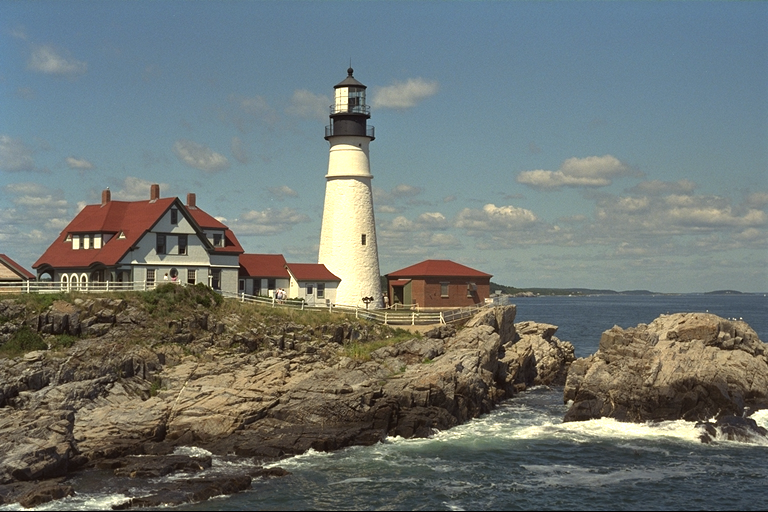
#> input picture lesson_1/data/kodim21.png, 768 x 512 px
$ jupyter execute ColorSpaces.ipynb
#> lines starting #> are read from the running program, lines starting #| are printed output that depends on the picture; after the words box and inside, x2 and y2 are one past the last pixel; in counts of white or black regions, pixels touching at a corner belong together
## Introduction to Digital Image Processing with Python
The most fundamental libraries we will be using throughout the entire course are:
* **OpenCV**
 * For loading, saving and manipulating images and videos.
* **numpy**
 * Powerful tool for working with (multidimensional) matrices (which are mathematical representations of digital images and videos).
* **matplotlib**
 * Library for easy plotting (figures, plots, images, etc.).

In this notebook we will cover:
* Loading and displaying an image, and why OpenCV uses **BGR** instead of RGB.
* Converting between colour spaces: BGR &harr; RGB, grayscale, HSV and CIELAB.
* Basic array **slicing** to crop an image.
* Alternative image-loading libraries (Pillow).
* Why RGB is not a *perceptual* colour space, using an RGB vs CIELAB comparison.

[cell 1]
import cv2
import numpy as np
from matplotlib import pyplot as plt
plt.rcParams['figure.figsize'] = [10, 5]

Let's start by loading and plotting an image.

By default `cv2.imread` returns a 3-channel colour image. A flag can change this, e.g. `cv2.imread(path, cv2.IMREAD_GRAYSCALE)` loads the image directly as grayscale, and `cv2.IMREAD_UNCHANGED` keeps an alpha channel if the file has one.

[cell 2]
img = cv2.imread('data/kodim21.png')
#> img is the input picture: shape (512, 768, 3); mean B, G, R 114.5, 118, 111.6
plt.imshow(img)
print('Image shape (rows, cols, channels):', img.shape)
#| Image shape (rows, cols, channels): (512, 768, 3)

**Important**: For historical reasons, OpenCV loads images in **BGR** colour space (not RGB!). We need to manually change the order of colour channels.

[cell 3]
rows, cols, channels = img.shape
#> rows = 512; cols = 768; channels = 3
img_rgb = np.zeros_like(img)

for r in range(rows):
    for c in range(cols):
        pixel = img[r, c, :]
        img_rgb[r, c, 0] = pixel[2]
        img_rgb[r, c, 1] = pixel[1]
        img_rgb[r, c, 2] = pixel[0]

plt.imshow(img_rgb)

The loop above is easy to read but slow: it runs in pure Python over every single pixel. The exact same channel reversal can be written as one vectorised numpy operation (reversed slicing).

[cell 4]
img_rgb = img[:, :, ::-1]   # reverse the channel axis: BGR -> RGB
plt.imshow(img_rgb)

OpenCV also provides a large variety of dedicated conversion functions.

[cell 5]
img_rgb = cv2.cvtColor(img, cv2.COLOR_BGR2RGB)
plt.imshow(img_rgb)

### Grayscale
`cv2.COLOR_BGR2GRAY` collapses the three colour channels into a single intensity channel using a weighted sum (approximately `0.299 R + 0.587 G + 0.114 B`, which reflects how sensitive the human eye is to each primary colour). We pass `cmap='gray'` so that matplotlib does not apply a false-colour map to the single-channel image.

[cell 6]
img_gray = cv2.cvtColor(img, cv2.COLOR_BGR2GRAY)
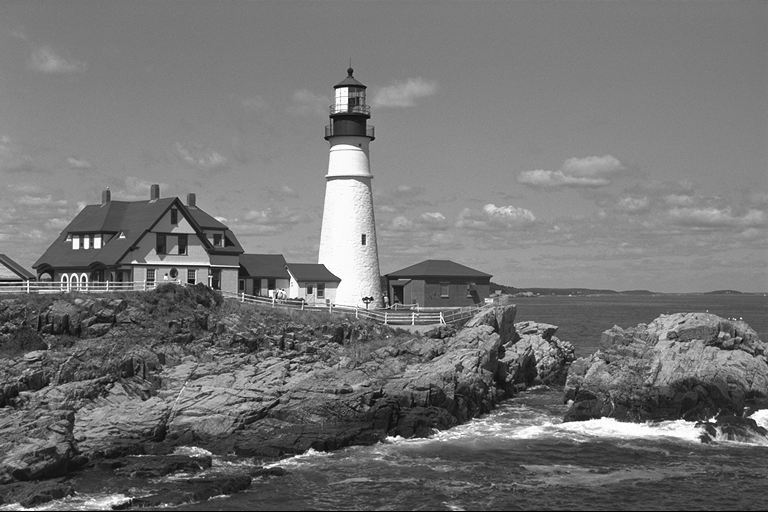
#> img_gray: shape (512, 768); min 0, max 255, mean 115.7
plt.imshow(img_gray, cmap='gray')

Note that the grayscale image has only **two** dimensions: the channel axis is gone, because there is now a single intensity value per pixel.

[cell 7]
print('Grayscale shape (rows, cols):', img_gray.shape)
#| Grayscale shape (rows, cols): (512, 768)

### Cropping with array slicing
An image is just a numpy array, so we can crop it by slicing. The first index is the **row** range (vertical, top to bottom) and the second is the **column** range (horizontal, left to right). Here we keep the top half of the rows and the right half of the columns.

[cell 8]
plt.imshow(img_rgb[0:rows // 2, cols // 2:, :])
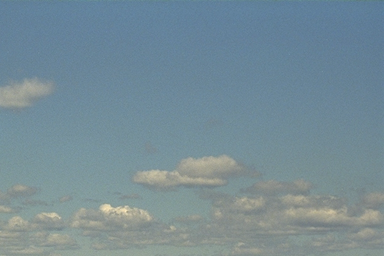
#> shown: shape (256, 384, 3); mean R, G, B 118.3, 140.5, 150.4

### Image Loading Alternatives

Apart from OpenCV there are other packages that allow you to read images, e.g., [scikit-image](https://scikit-image.org/docs/0.23.x/api/skimage.io.html#skimage.io.imread), [torchvision](https://pytorch.org/vision/0.19/generated/torchvision.io.read_image.html) or [Pillow](https://pillow.readthedocs.io/en/stable/reference/Image.html#PIL.Image.open), among many others.

[cell 9]
from PIL import Image
img_pil = Image.open('data/kodim21.png')
img_pil

Pillow does not load images as numpy arrays, and unlike OpenCV it uses **RGB** channel order. To keep processing the image as an array we simply convert it:

[cell 10]
img_pil_array = np.array(img_pil)
print('Type:', type(img_pil_array), '| shape:', img_pil_array.shape)
#| Type: <class 'numpy.ndarray'> | shape: (512, 768, 3)
plt.imshow(img_pil_array)   # already RGB, no channel swap needed

### RGB vs CIELAB
RGB is not a *perceptual* colour space: the mathematical difference between two colours does not necessarily match how different they look to a human eye. CIELAB is designed so that distance in the colour space approximates perceptual difference.

To compare colours numerically we use the **sum of absolute differences (SAD)** across the three channels, i.e. the L1 distance `|dc1| + |dc2| + |dc3|`. Below we build three colour patches: `color_2` is `color_1` made uniformly brighter, and `color_3` darkens the green channel only.

[cell 11]
color_1 = np.zeros((50, 50, 3), dtype=np.uint8)
color_1[..., 0] = 100
color_1[..., 1] = 200
color_1[..., 2] = 100

# |color_1 - color_2| = 150
color_2 = np.zeros((50, 50, 3), dtype=np.uint8)
color_2[..., 0] = 150
color_2[..., 1] = 250
color_2[..., 2] = 150

# |color_1 - color_3| = 120
color_3 = np.zeros((50, 50, 3), dtype=np.uint8)
color_3[..., 0] = 100
color_3[..., 1] = 80
color_3[..., 2] = 100

plt.subplot(131), plt.imshow(color_1), plt.title('Color 1')
plt.subplot(132), plt.imshow(color_2), plt.title('Color 2')
plt.subplot(133), plt.imshow(color_3), plt.title('Color 3')
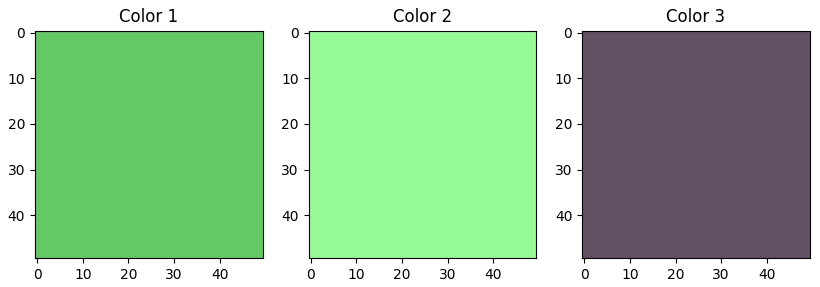
#> figure drawn by matplotlib, 3 panels

[cell 12]
color_1_lab = cv2.cvtColor(color_1, cv2.COLOR_RGB2LAB)
#> color_1_lab: shape (50, 50, 3); mean of channels 0, 1, 2 186, 79, 169
color_2_lab = cv2.cvtColor(color_2, cv2.COLOR_RGB2LAB)
#> color_2_lab: shape (50, 50, 3); mean of channels 0, 1, 2 231, 79, 167
color_3_lab = cv2.cvtColor(color_3, cv2.COLOR_RGB2LAB)
#> color_3_lab: shape (50, 50, 3); mean of channels 0, 1, 2 94, 140, 119

print('Color 1 (LAB)', color_1_lab[0, 0, :])
#| Color 1 (LAB) [186  79 169]
print('Color 2 (LAB)', color_2_lab[0, 0, :])
#| Color 2 (LAB) [231  79 167]
print('Color 3 (LAB)', color_3_lab[0, 0, :])
#| Color 3 (LAB) [ 94 140 119]
print(' ')

print('SAD with respect to color 1')
print('Color 2', np.sum(np.abs(color_1_lab[0, 0, :].astype(np.float32) - color_2_lab[0, 0, :].astype(np.float32))))
#| Color 2 47.0
print('Color 3', np.sum(np.abs(color_1_lab[0, 0, :].astype(np.float32) - color_3_lab[0, 0, :].astype(np.float32))))
#| Color 3 203.0

### What just happened

In **RGB**, the SAD from `color_1` is **150** to `color_2` and **120** to `color_3`, so by the RGB numbers `color_2` is the *farther* colour.

Perceptually it is the other way around: `color_2` is just a brighter version of the same green and looks very close to `color_1`, whereas `color_3` has a visibly different hue. The **CIELAB** SAD reflects this: the distance to `color_2` comes out smaller than the distance to `color_3`, which matches what we actually see.

*Aside:* OpenCV packs 8-bit LAB into the 0&ndash;255 range (`L` is scaled, `a` and `b` are offset by 128), so these values are not in canonical CIELAB units. That does not affect this example, since we only compare the distances against each other.

### HSV
HSV separates *colour* from *brightness*, which makes it the natural choice for colour-based thresholding and segmentation. Its three channels are:

* **H (Hue)**: the colour itself (red, yellow, green, ...), expressed as an angle on the colour wheel. In OpenCV's 8-bit representation the range is `0-179` (degrees divided by 2) and it *wraps around*: 0 and 179 are both red.
* **S (Saturation)**: how *pure* or vivid the colour is, `0-255`. Low saturation looks washed-out or grayish; 0 is a pure shade of gray.
* **V (Value)**: how *bright* the pixel is, `0-255`. At 0 the pixel is black regardless of the other two channels.

Because hue stays roughly constant when the lighting changes, we can select "all the blueish pixels" with a simple range on H, which is awkward to express in RGB.

[cell 13]
img_hsv = cv2.cvtColor(img, cv2.COLOR_BGR2HSV)
#> img_hsv: shape (512, 768, 3); mean H, S, V 62.6, 66.6, 129.8
h, s, v = cv2.split(img_hsv)
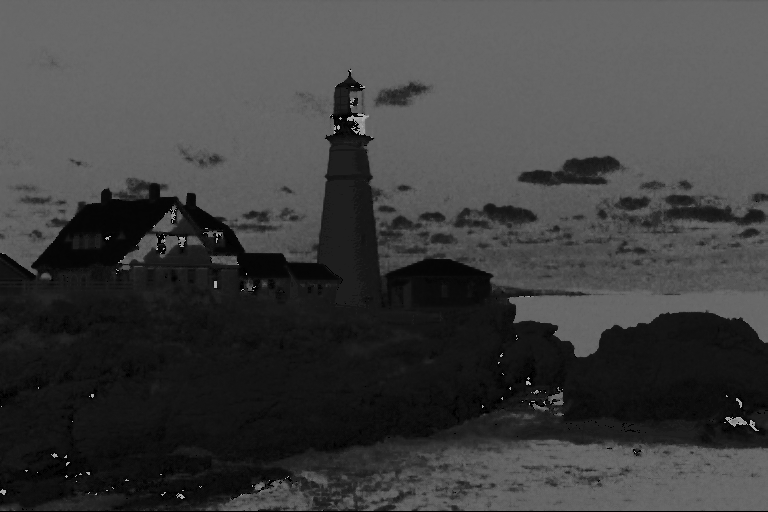
#> h: shape (512, 768); min 0, max 178, mean 62.6
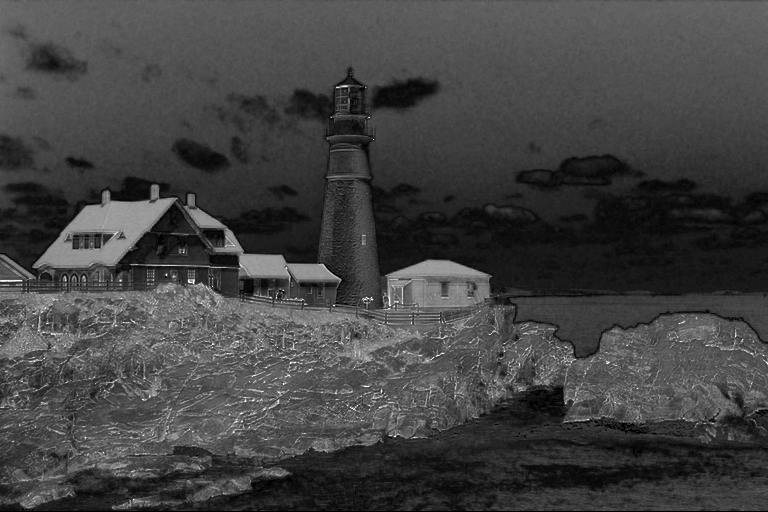
#> s: shape (512, 768); min 0, max 255, mean 66.6
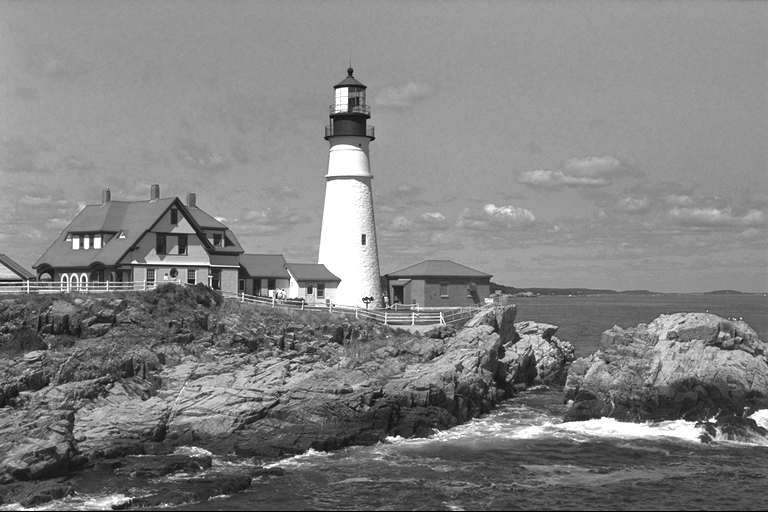
#> v: shape (512, 768); min 0, max 255, mean 129.8

plt.subplot(131), plt.imshow(h, cmap='gray'), plt.title('Hue')
plt.subplot(132), plt.imshow(s, cmap='gray'), plt.title('Saturation')
plt.subplot(133), plt.imshow(v, cmap='gray'), plt.title('Value')

As an example, let's isolate the blue sky. `cv2.inRange` returns a binary mask that is white where *every* channel falls inside the given bounds; we then keep only those pixels of the original image.

[cell 14]
lower = np.array([90, 60, 40])     # blueish hue, reasonably saturated and bright
upper = np.array([130, 255, 255])
mask = cv2.inRange(img_hsv, lower, upper)
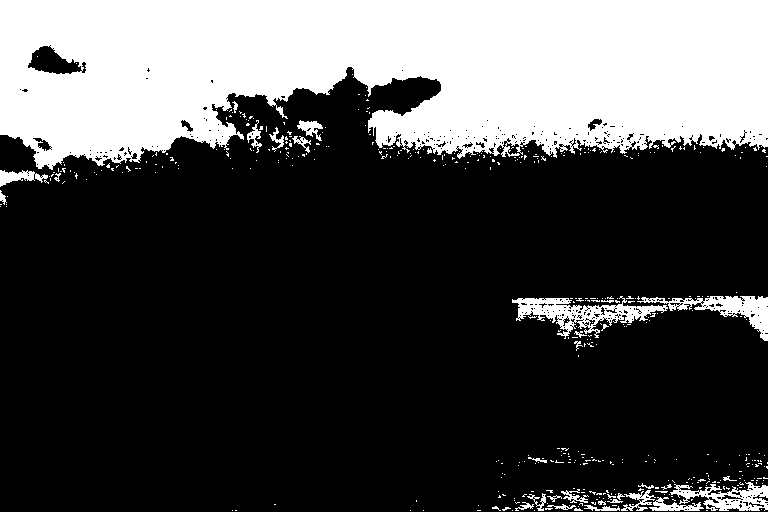
#> mask: shape (512, 768); 28.5% white; 446 white regions (414 under 20 px), largest, box (x1, y1, x2, y2) and area: (0, 0, 768, 170) 102412, (512, 296, 668, 339) 2358, (637, 296, 768, 341) 1722

masked = cv2.bitwise_and(img_rgb, img_rgb, mask=mask)
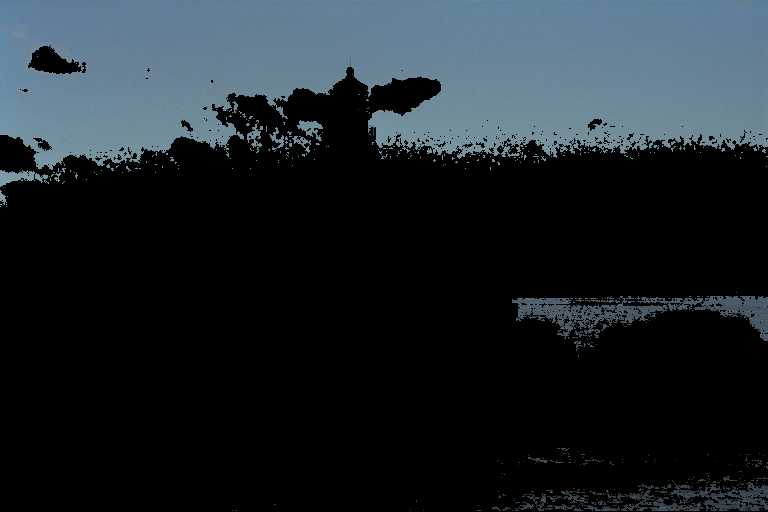
#> masked: shape (512, 768, 3); mean R, G, B 29.1, 36.9, 42.3

plt.subplot(131), plt.imshow(img_rgb), plt.title('Original')
plt.subplot(132), plt.imshow(mask, cmap='gray'), plt.title('Sky mask')
plt.subplot(133), plt.imshow(masked), plt.title('Masked')

$ run again, with lesson_1/data/example.jpg saved as lesson_1/data/kodim21.png
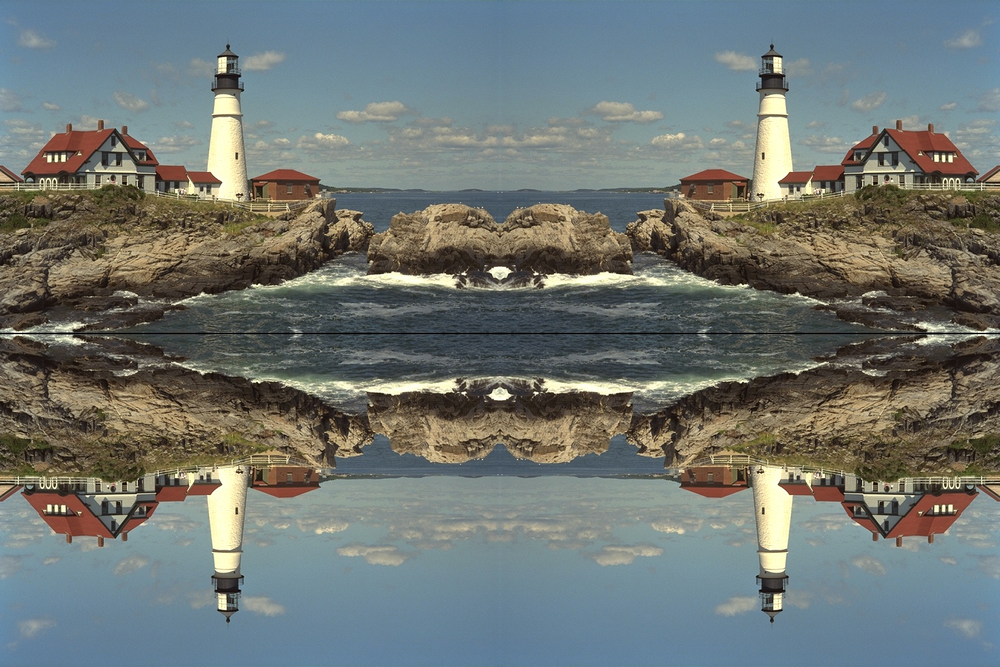
#> input picture lesson_1/data/example.jpg, 1000 x 667 px, shrunk from 1536 x 1024 before the run
#> img is the input picture: shape (667, 1000, 3); mean B, G, R 114.6, 118, 111.6
#| Image shape (rows, cols, channels): (667, 1000, 3)
#| Grayscale shape (rows, cols): (667, 1000)
#| Type: <class 'numpy.ndarray'> | shape: (667, 1000, 3)
#> color_1_lab: shape (50, 50, 3); mean of channels 0, 1, 2 186, 79, 169
#> color_2_lab: shape (50, 50, 3); mean of channels 0, 1, 2 231, 79, 167
#> color_3_lab: shape (50, 50, 3); mean of channels 0, 1, 2 94, 140, 119
#| Color 1 (LAB) [186  79 169]
#| Color 2 (LAB) [231  79 167]
#| Color 3 (LAB) [ 94 140 119]
#| Color 2 47.0
#| Color 3 203.0
#> img_hsv: shape (667, 1000, 3); mean H, S, V 62.8, 66.5, 129.7
#> `mask = cv2.inRange(img_hsv, lower, upper)`:
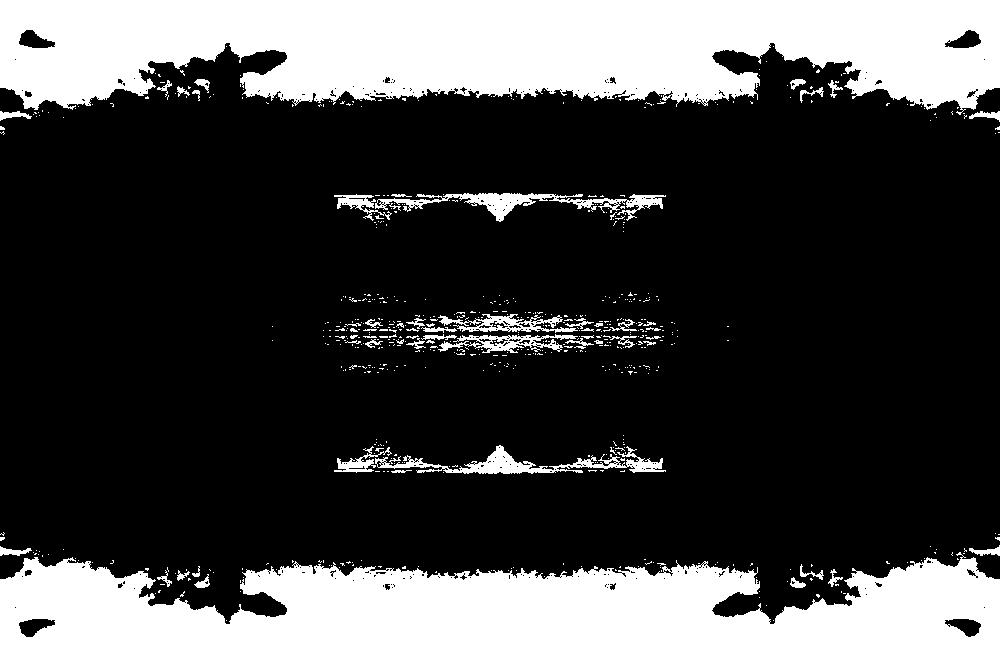
#> mask: shape (667, 1000); 28.2% white; 642 white regions (584 under 20 px), largest, box (x1, y1, x2, y2) and area: (0, 0, 1000, 115) 87506, (0, 552, 1000, 667) 87506, (375, 193, 666, 222) 2501
#> `masked = cv2.bitwise_and(img_rgb, img_rgb, mask=mask)`:
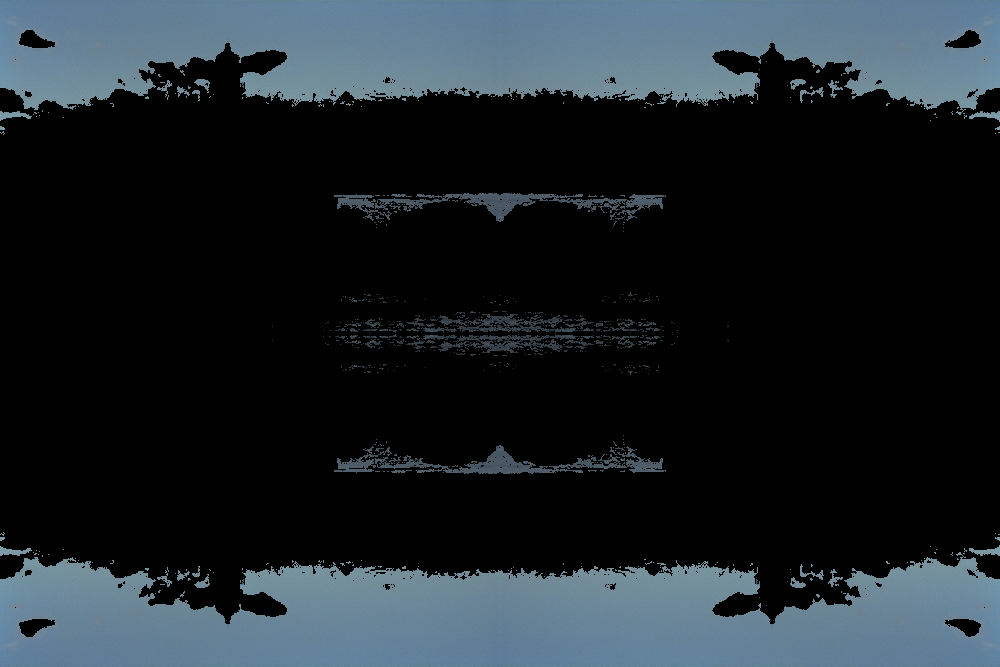
#> masked: shape (667, 1000, 3); mean R, G, B 29, 36.8, 42.2
